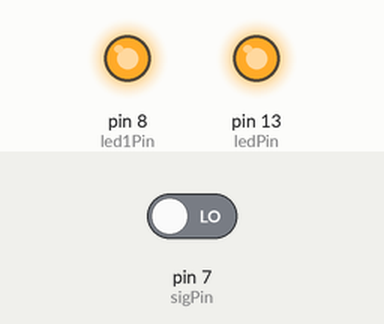
Bench run of a sketch on a simulated Arduino Uno, built with avr-gcc and run on an emulated ATmega328P. On the bench: output pins drawn as LEDs (lit = HIGH). Inputs (shaded band) come from the test bench; at power-on: pin 7 (sigPin) LOW. What the sketch prints to the serial monitor is not drawn.

Above: at 1.2 s.
1.3 s: pin 7 (sigPin) driven HIGH
At 2.5 s:
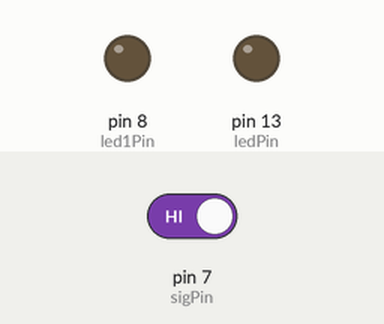
2.8 s: pin 7 (sigPin) driven LOW
At 3.8 s:
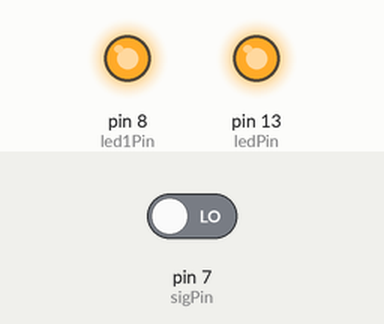
Timing chart, 0 to 5.8 s (numbered marks = the images above; inputs shaded):
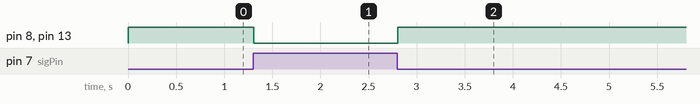

Measured:
- after the input at 1.3 s, pin 8 (led1Pin), pin 13 (ledPin): HIGH → LOW at once
- after the input at 2.8 s, pin 8 (led1Pin), pin 13 (ledPin): LOW → HIGH at once

The sketch:

qingxie.ino
```cpp
const int sigPin = 7;
const int ledPin = 13;
const int led1Pin = 8;

void setup() {
  pinMode(sigPin, INPUT);
  pinMode(ledPin, OUTPUT);
  pinMode(led1Pin, OUTPUT);
  Serial.begin(9600);
}

void loop() {
  boolean sigState = digitalRead(sigPin);
  Serial.println(sigState);
  if (sigState == HIGH) {
    digitalWrite(ledPin, LOW);
    digitalWrite(led1Pin, LOW);
  }
  else {
    digitalWrite(ledPin, HIGH);
    digitalWrite(led1Pin, HIGH);
  }
}
```
